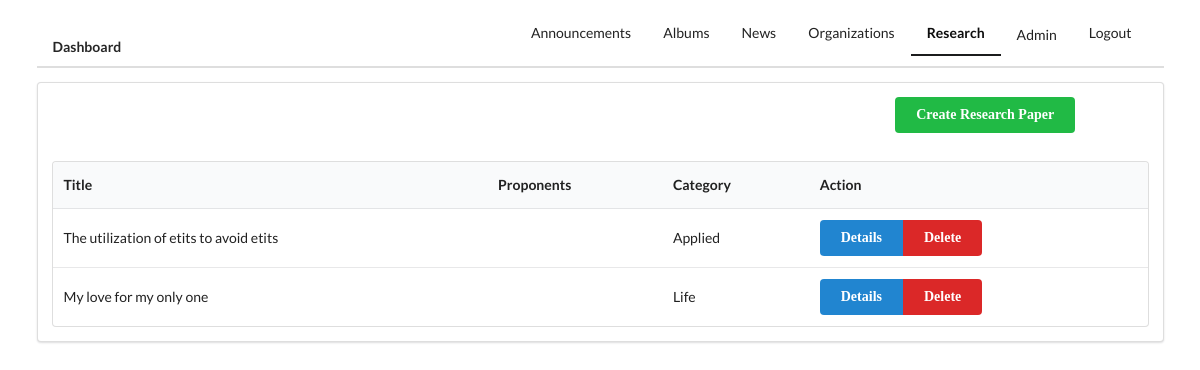
Page /staff/research/ (signed in) on the committed database.
### staff/models.py (models this page shows, shortened)
class ResearchPaper(models.Model):
    CATEGORY_CHOICES = (
        ("Applied", "Applied Science"),
        ("Life", "Life Science")
    )
    Applied = "Applied"
    Life = "Life"
    title = models.TextField()
    abstract = models.TextField()
    published_date = models.DateTimeField(default=timezone.now)
    file = models.FileField(upload_to="research_papers/{}".format(str(title).lower()), validators=[FileExtensionValidator(['pdf'])],)
    category = models.CharField(choices=CATEGORY_CHOICES, max_length=50, default=None, blank=True, null=True)

### staff/views.py (the view)
# urls.py: path('research/', views.ResearchListView.as_view(), name="research"),
class ResearchListView(LoginRequiredMixin, ListView):
    redirect_field_name = 'staff/index.html'
    model = ResearchPaper
    context_object_name = "research_papers"
    def get_queryset(self):
        return ResearchPaper.objects.order_by('-title')

### templates/staff/researchpaper_list.html (shortened to what this page needs)
{% extends 'staff/base_staff.html' %}
{% block research %}
  active
{% endblock %}
{% block main_content %}
  <div class="ui container">
    <div class="ui segment">
      <div class="ui grid">
        <div class="row">
          <div class="ui four wide right floated column">
            <a href="{% url 'staff:create_research' %}" class="ui green button">Create Research Paper</a>
          </div>
        </div>
        <div class="row">
          <div class="column">
            <table class="ui table">
              <thead>
                <th>
                  Title
                </th>
                <th>
                  Proponents
                </th>
                <th>
                  Category
                </th>
                <th>
                  Action
                </th>
              </thead>
              <tbody>
                {% for research in research_papers %}
                <tr>
                  <td>
                    {{ research.title }}
                  </td>
                  <td>
                  </td>
                  <td>
                    {{ research.category }}
                  </td>
                  <td>
                    <div class="ui buttons">
                      <a href="{% url 'staff:research_detail' pk=research.pk%}" class="ui blue button">Details</a>
                      <a href="{% url 'staff:delete_research' pk=research.pk %}" class="ui red button">Delete</a>
                    </div>
                  </td>
                </tr>
                {% endfor %}
              </tbody>
            </table>
          </div>
        </div>
      </div>
    </div>
  </div>
{% endblock %}

### static/css/index.css (style rules this page uses)
.ui.button { font-family: Code Bold; font-weight: bold; }

### rows in the picture
ResearchPaper: title "The utilization of etits to avoid etits", category "Applied"
ResearchPaper: title "My love for my only one", category "Life"
